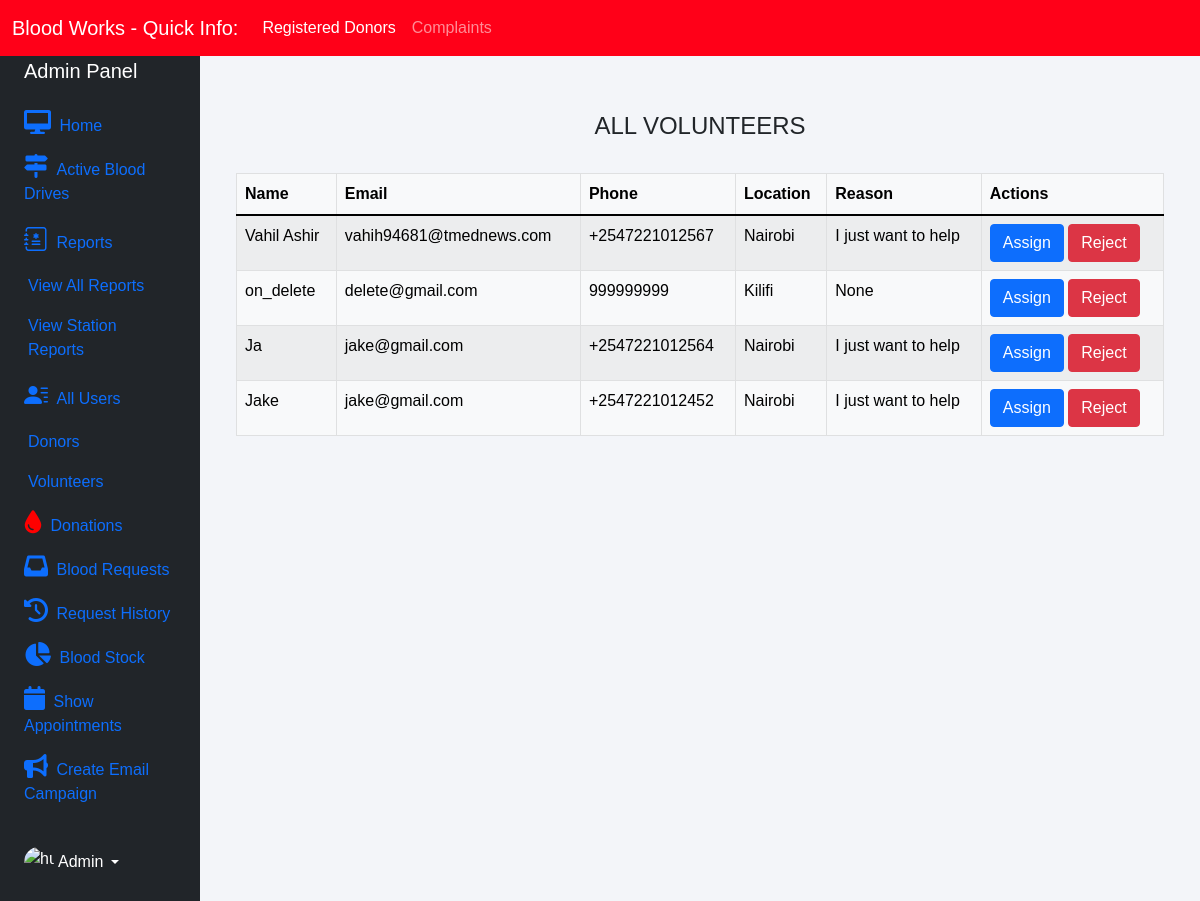
Page /admin-volunteers (signed in) on the earlier database version.
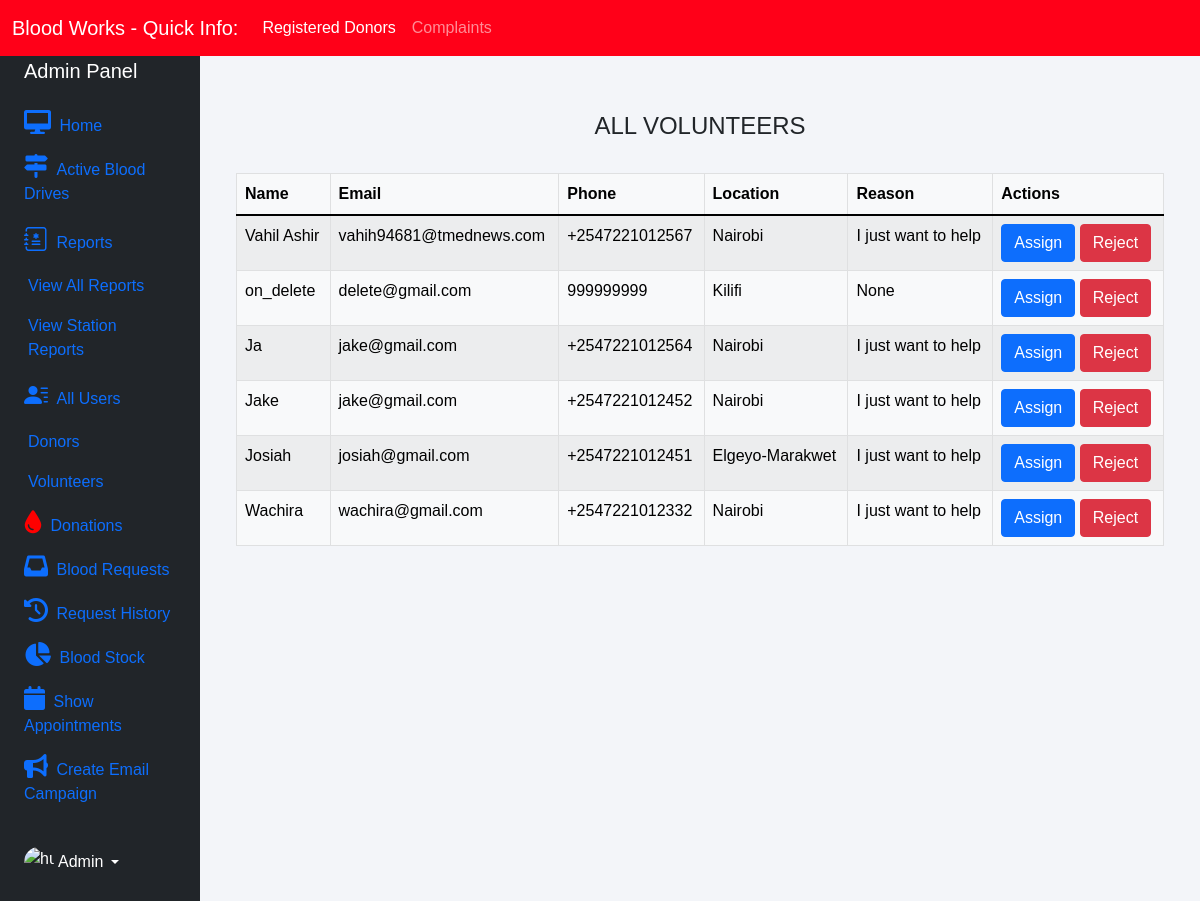
Same page on the later database version.
### appointments/models.py (models this page shows, shortened)
class VolunteerRegistration(models.Model):
    volunteer_id = models.CharField(primary_key=True, default=uuid.uuid4(), max_length=20)
    user = models.OneToOneField(User, on_delete=models.CASCADE, null=True, blank=True)
    name = models.CharField(max_length=100)
    email = models.EmailField()
    phone = models.CharField(validators=[phoneNumberRegex], unique=True, max_length=16)
    location = models.CharField(max_length=100, choices=counties)
    reason = models.CharField(max_length=500, default="")
    blood_drive = models.ForeignKey(BloodDrives, on_delete=models.CASCADE, null=True)

### blood/views.py (the view)
# urls.py: path('admin-volunteers', views.admin_volunteers_view, name='admin-volunteers'),
@login_required(login_url='adminlogin')
def admin_volunteers_view(request):
    volunteers = amodels.VolunteerRegistration.objects.all()
    return render(request, 'blood/admin_volunteers.html', {'volunteers': volunteers})

### templates/blood/admin_volunteers.html
{% extends 'blood/adminbase.html' %}
{% block content %}
{% load widget_tweaks %}
{%load static%}
<br><br>
<div class="container">
    <H4 class="text-center">ALL VOLUNTEERS</H4><br>
    <table class="table table-light table-hover table-bordered table-striped">
        <thead class="bg-info">
            <tr>
                <th scope="col">Name</th>
                <th scope="col">Email</th>
                <th scope="col">Phone</th>
                <th scope="col">Location</th>
                <th scope="col">Reason</th>
                <th scope="col">Actions</th>
            </tr>
        </thead>
        <tbody>
            {% for t in volunteers %}
            <tr>
                <td> {{t.name}}</td>
                <td>{{t.email}}</td>
                <td>{{t.phone}}</td>
                <td>{{t.location}}</td>
                <td>{{t.reason}}</td>
                <td class="text-right">
                     <a  class="btn btn-primary badge-pill" style="text-decoration: none;color: white;" href="{% url 'assign-volunteer' t.volunteer_id %}">Assign</a>
                    <a  class="btn btn-danger badge-pill" style="text-decoration: none;color: white;" href="{% url 'reject-volunteer' t.volunteer_id  %}">Reject</a>
                </td>
            </tr>
            {% endfor %}
        </tbody>
    </table>
</div>
{% endblock content %}

Differences in the rows shown:
added VolunteerRegistration: name "Josiah", email "josiah@gmail.com", phone "+2547221012451", location "Elgeyo-Marakwet", reason "I just want to help"
added VolunteerRegistration: name "Wachira", email "wachira@gmail.com", phone "+2547221012332", location "Nairobi", reason "I just want to help"
